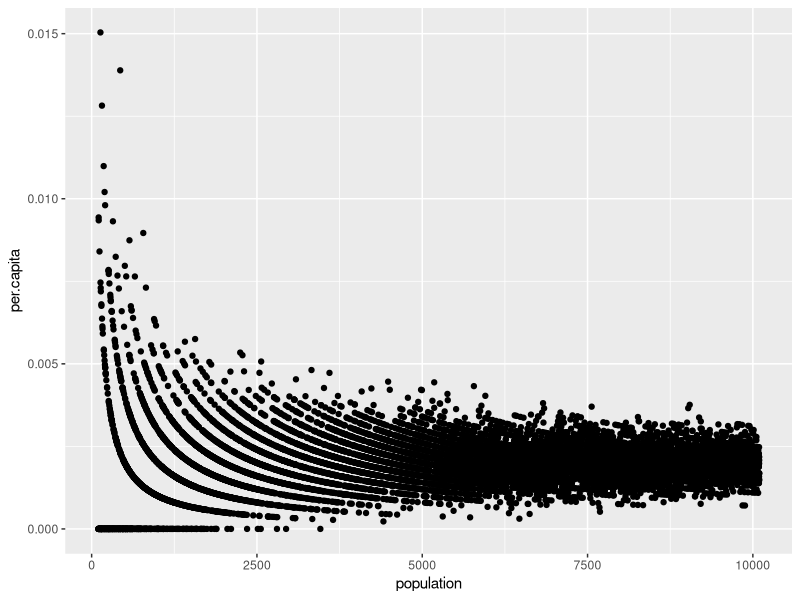
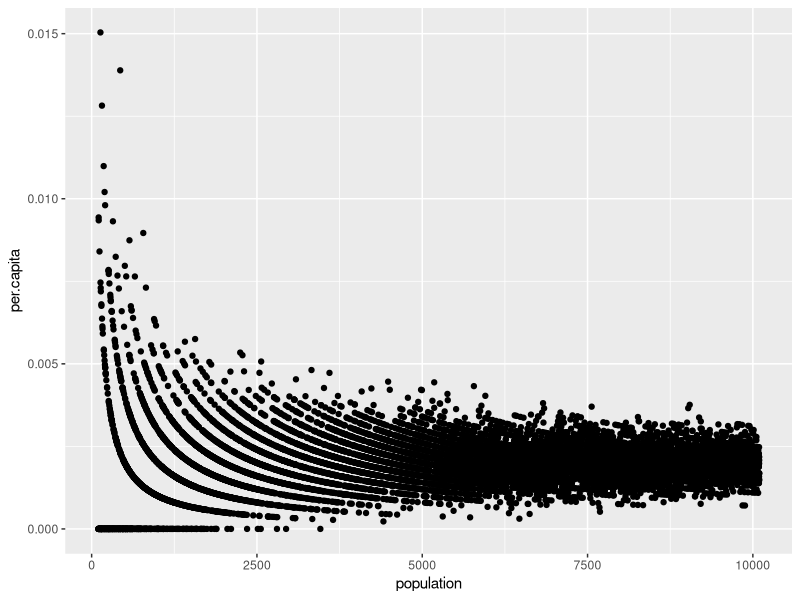
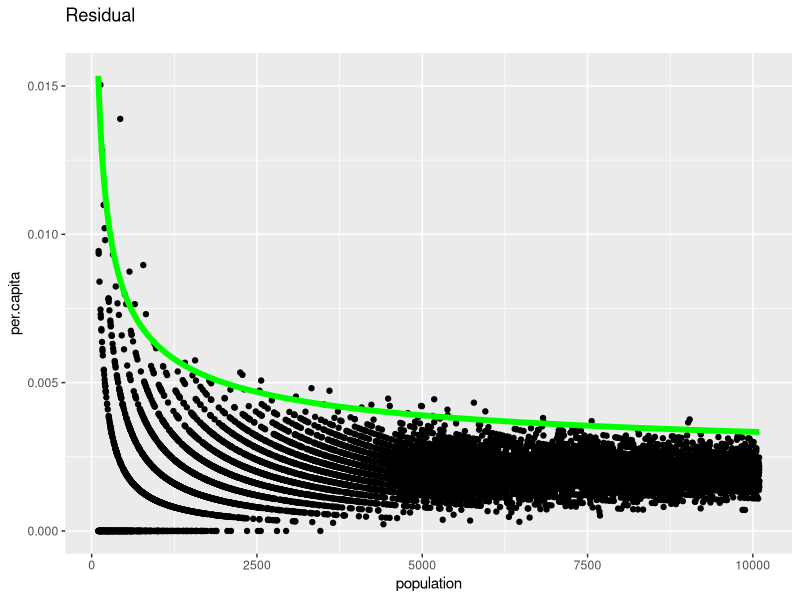

R code for these plots, in order:
## ---- chunk 1
library(ggplot2)
library(plyr)
library(reshape2)
## ---- chunk 2
binomial.data = read.csv(file = 'binomial_data.csv', header = TRUE)
## ---- chunk 3
# Compute overall per capita rate
overall.rate = sum(binomial.data$actual)/sum(binomial.data$population)
overall.rate

## ---- chunk 4
# Determine each country's per capita rate
binomial.data = mutate(binomial.data, per.capita = actual / population)

ggplot(data = binomial.data, mapping = aes(x = population, y = per.capita)) + geom_point()
## ---- chunk 5
# Compute the standard deviation under the null hypothesis, residual and standard residual
binomial.data = mutate(binomial.data, 
                       expected = population * overall.rate,
                       st.dev = sqrt(expected*(1-overall.rate)),
                       residual = actual - expected,
                       std.residual = residual / st.dev)

binomial.data

ggplot(data = binomial.data, mapping = aes(x = population, y = per.capita)) + geom_point()

## ---- chunk 6
# Add reference line to the plot

ggplot(data = binomial.data, mapping = aes(x = population, y = per.capita)) + geom_point() + 
  geom_line(mapping=aes(y = (expected + 3*st.dev)/population), color='green', size = 2) +
  labs(title = "Residual\n")
## ---- chunk 7

# Reference 
binomial.data = mutate(binomial.data, cutoff = (expected + 3*st.dev)/population, above.cutoff = per.capita > cutoff)


# Count the counties with standard residual greater than 3
std.residual.count <- sum(binomial.data['std.residual'] > 3)
std.residual.count

# Count the counties with equal to or lower than the residual value
residual.count_correct <- sum(binomial.data['residual'] <= 0)
residual.count_correct

# Count the counties with higher residual value
residual.count_above <- sum(binomial.data['residual'] > 0)
residual.count_above


#st.dev.count <- sum(binomial.data['st.dev'] == p)
#residual.count <- sum(binomial.data['residual'] > p)
